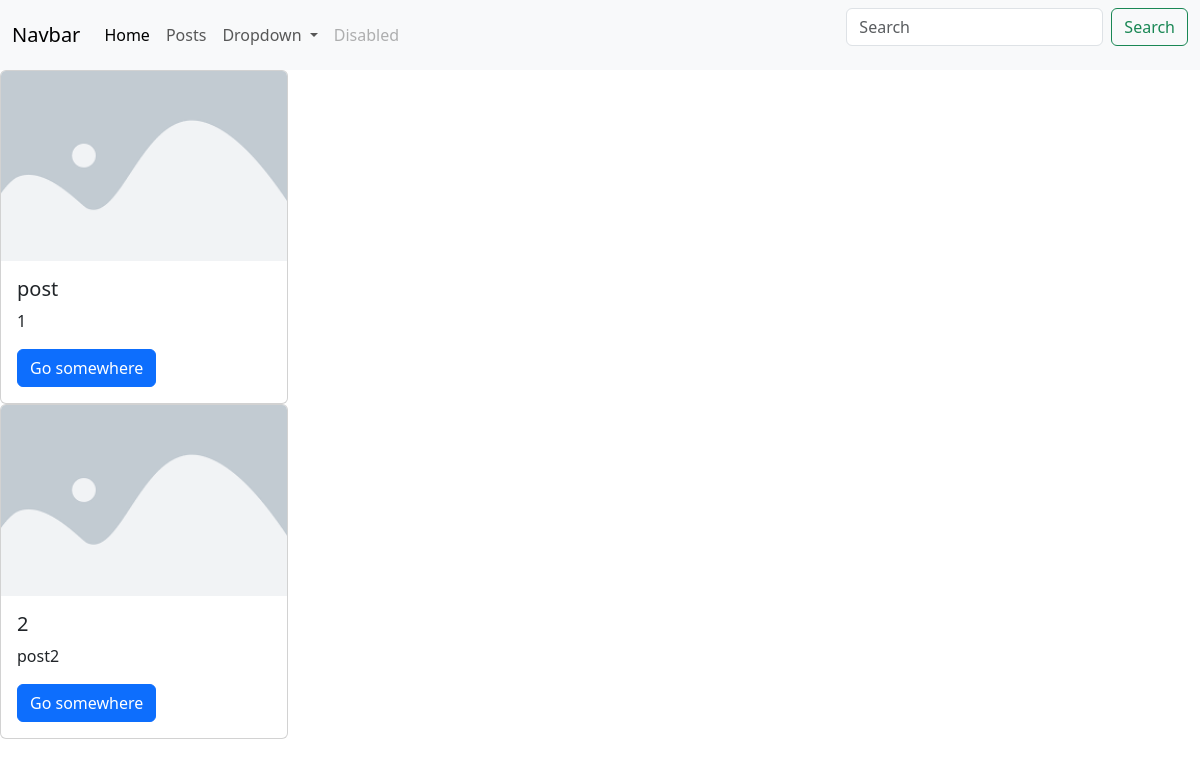
The app's page /posts/, older data.
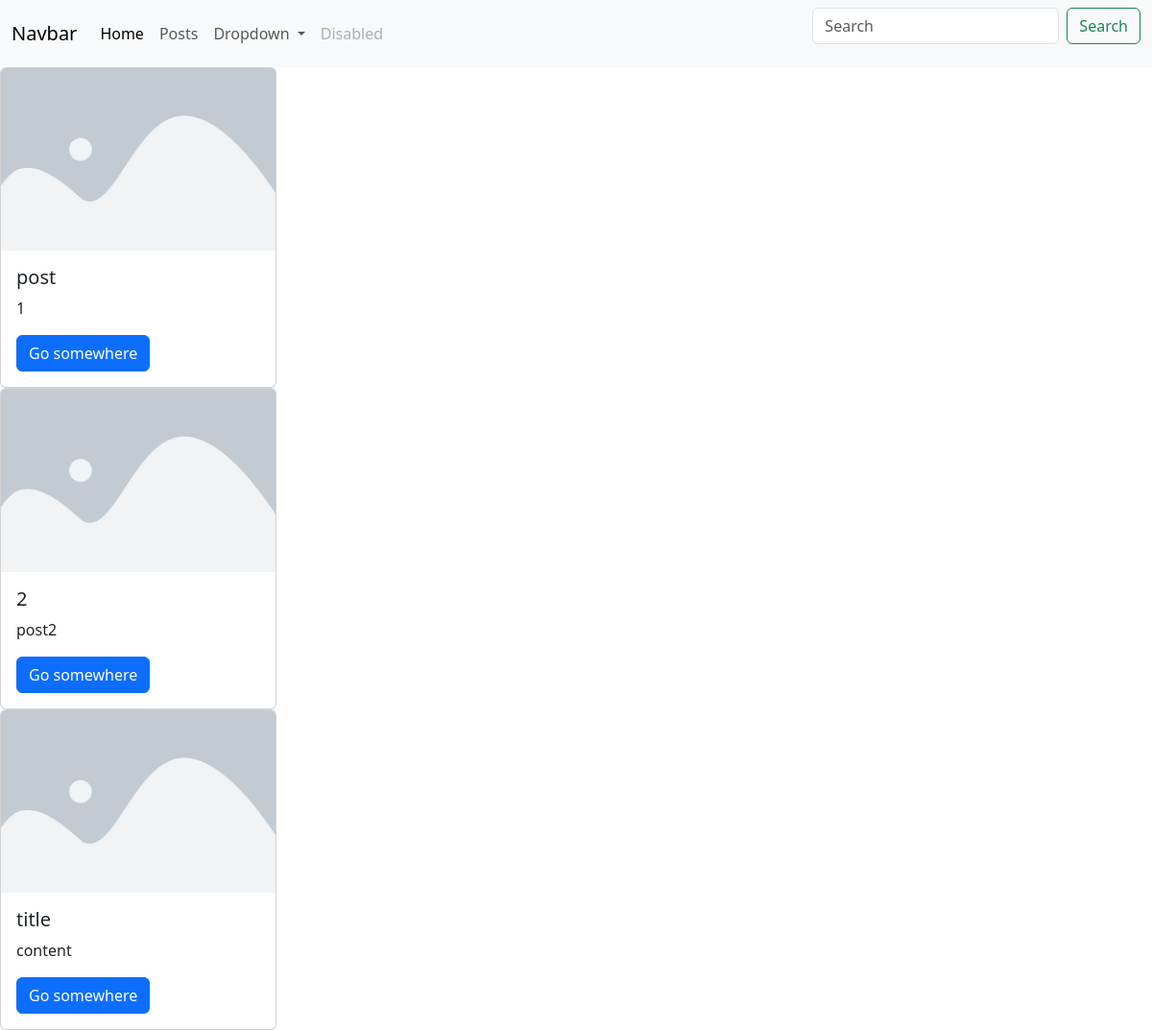
The same page, newer data.
### posts/models.py (models this page shows, shortened)
class Post(models.Model):
    image = models.ImageField(null=True, blank=True)
    title = models.CharField(max_length=156)
    content = models.CharField(max_length=356)
    rate = models.IntegerField(null=True)
    created_at = models.DateTimeField(auto_now_add=True, null=True)
    updated_at = models.DateTimeField(auto_now=True, null=True)
    catergory = models.ForeignKey('Category', on_delete=models.CASCADE, null=True)
    tags = models.ManyToManyField(Tag, blank=True)

### posts/views.py (the view)
# urls.py: path('posts/', post_list_view),
def post_list_view(request):
    posts = Post.objects.all()
    return render(request, "post_list.html", context={"posts": posts})

### templates/post_list.html (shortened to what this page needs)
{% extends 'base.html' %}
{% load static %}
        {%block content%}
        {%for post in posts%}
    <div class="card" style="width: 18rem;">
        {% if post.img %}
      <img src="{{post.image.url}}" class="card-img-top" alt="...">
        {%else%}
        <img src="{% static 'placeholder.png' %}" class="card-img-top" alt="...">
        {% endif %}
      <div class="card-body">
        <h5 class="card-title">{{post.title}}</h5>
        <p class="card-text">{{post.content}}</p>
        <a href="#" class="btn btn-primary">Go somewhere</a>
      </div>
    </div>
 {%endfor%}
{%endblock%}

### templates/base.html (shortened to what this page needs)
<header>
<link rel="stylesheet" href="https://cdn.jsdelivr.net/npm/bootstrap@5.3.3/dist/css/bootstrap.min.css">
    <nav class="navbar navbar-expand-lg bg-body-tertiary">
  <div class="container-fluid">
    <a class="navbar-brand" href="#">Navbar</a>
    <div class="collapse navbar-collapse" id="navbarSupportedContent">
      <ul class="navbar-nav me-auto mb-2 mb-lg-0">
        <li class="nav-item">
          <a class="nav-link active" aria-current="page" href="/">Home</a>
        </li>
        <li class="nav-item">
          <a class="nav-link" href="/posts">Posts</a>
        </li>
        <li class="nav-item dropdown">
          <a class="nav-link dropdown-toggle" href="#" role="button" data-bs-toggle="dropdown" aria-expanded="false">
            Dropdown
          </a>
        </li>
        <li class="nav-item">
          <a class="nav-link disabled" aria-disabled="true">Disabled</a>
        </li>
      </ul>
      <form class="d-flex" role="search">
        <input class="form-control me-2" type="search" placeholder="Search" aria-label="Search">
        <button class="btn btn-outline-success" type="submit">Search</button>
      </form>
    </div>
  </div>
</nav>
</header>
<body>
  {%block content%}
  {% endblock %}
</body>

Row changes from the older to the newer data that the page shows:
added Post: title "title", content "content"
